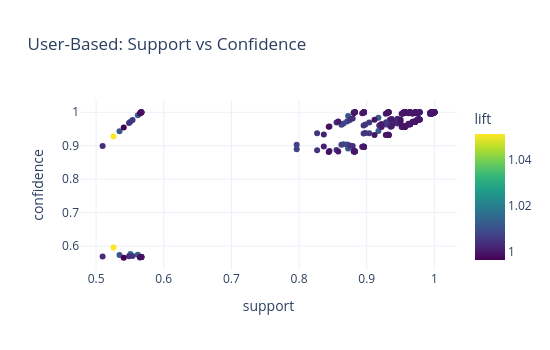

Notebook code cell kept with this figure:
### Markdown cell above
**Summary:** High support (0.15-0.20), lift = 1.0.

**Interpretation:** Trivial rules - reflect base rates.

**Evaluation:** Not useful for recommendations.

### Code cell
fig = px.scatter(rules_user, x='support', y='confidence', color='lift', 
    title='User-Based: Support vs Confidence', color_continuous_scale='Viridis')
fig.update_layout(template='plotly_white', height=350, width=550)
fig.show()
print(f"Average lift: {rules_user['lift'].mean():.3f}")

### Figure 1 — Plotly figure (JSON) as saved in the notebook; plotly's stock layout.template omitted (floating-point values rounded to 4 significant figures; data arrays with more than 128 entries replaced by an {"elided": "..."} marker saying what was removed)
{"data": [{"hovertemplate": "support=%{x}<br>confidence=%{y}<br>lift=%{marker.color}<extra></extra>", "legendgroup": "", "marker": {"color": {"elided": "306 float values"}, "coloraxis": "coloraxis", "symbol": "circle"}, "mode": "markers", "name": "", "orientation": "v", "showlegend": false, "type": "scatter", "x": {"elided": "306 float values"}, "xaxis": "x", "y": {"elided": "306 float values"}, "yaxis": "y"}], "layout": {"coloraxis": {"colorbar": {"title": {"text": "lift"}}, "colorscale": [[0, "#440154"], [0.1111, "#482878"], [0.2222, "#3e4989"], [0.3333, "#31688e"], [0.4444, "#26828e"], [0.5556, "#1f9e89"], [0.6667, "#35b779"], [0.7778, "#6ece58"], [0.8889, "#b5de2b"], [1, "#fde725"]]}, "height": 350, "legend": {"tracegroupgap": 0}, "title": {"text": "User-Based: Support vs Confidence"}, "width": 550, "xaxis": {"anchor": "y", "domain": [0, 1], "title": {"text": "support"}}, "yaxis": {"anchor": "x", "domain": [0, 1], "title": {"text": "confidence"}}}}
